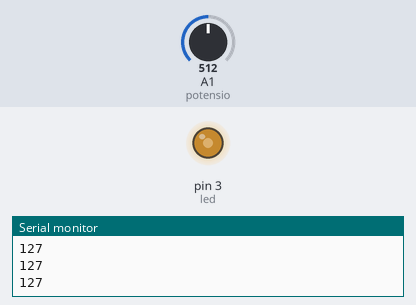
The sketch below on a simulated Arduino Uno, built with avr-gcc and run on an emulated ATmega328P. On the bench: output pins drawn as LEDs (lit = HIGH), the last lines printed to the serial monitor. Inputs (shaded band) come from the test bench; at power-on: A1 (potensio) = 512.

Above: at 1.2 s.
1.3 s: A1 (potensio) set to 716
At 1.7 s:
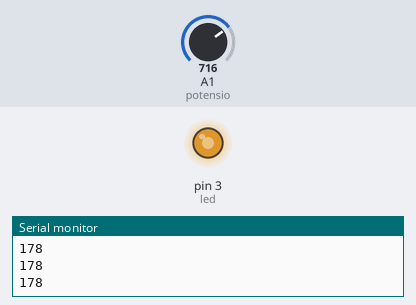
2.8 s: A1 (potensio) set to 900
At 4.0 s:
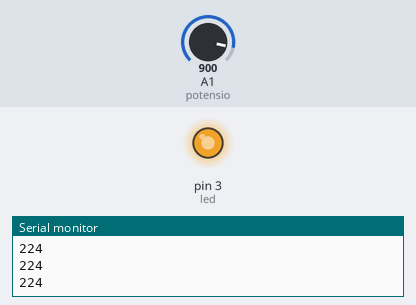
4.3 s: A1 (potensio) set to 122
At 5.2 s:
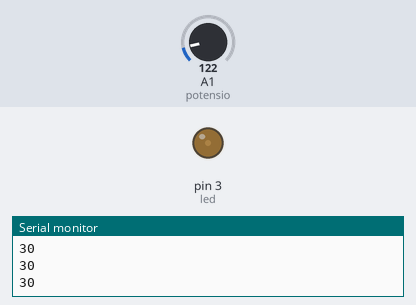
5.8 s: A1 (potensio) set to 0
At 6.4 s:
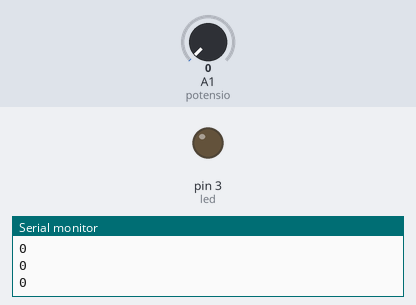
7.3 s: A1 (potensio) set to 511
At 8.7 s:
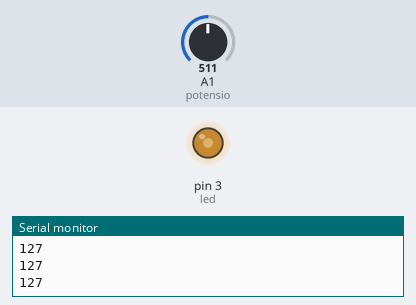
Timing chart, 0 to 9.8 s (numbered marks = the images above; inputs shaded):
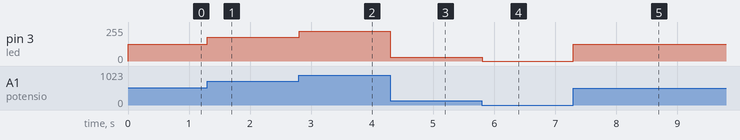

Measured:
- after the input at 1.3 s, pin 3 (led): 127/255 → 178/255 at once
- after the input at 2.8 s, pin 3 (led): 178/255 → 224/255 at once
- after the input at 4.3 s, pin 3 (led): 224/255 → 30/255 at once
- after the input at 5.8 s, pin 3 (led): 30/255 → 0/255 at once
- after the input at 7.3 s, pin 3 (led): 0/255 → 127/255 at once

The sketch:

led_potentiometer.ino
```cpp
/*const int led=2;
const int saklar=5;
int state = 0;
void setup() {
  // put your setup code here, to run once:
  pinMode (saklar, INPUT_PULLUP);
  pinMode (led, OUTPUT);
}

void loop() {
  // put your main code here, to run repeatedly:
  state = digitalRead(saklar);
  if(state==1){
    digitalWrite(led, HIGH);
  }else if(state==0){
    digitalWrite(led, LOW);
  }
}
*/

const int led=3;
int state = 0;
int potensio = A1;
int pwm = 0;
void setup() {
  // put your setup code here, to run once:
  Serial.begin(9600);
  pinMode (potensio, INPUT);
  pinMode (led, OUTPUT);
}

void loop() {
  // put your main code here, to run repeatedly:
  state = analogRead(potensio);
  pwm = map(state, 0, 1023, 0, 255);
  analogWrite(led, pwm);
  Serial.println(pwm);
}
```
